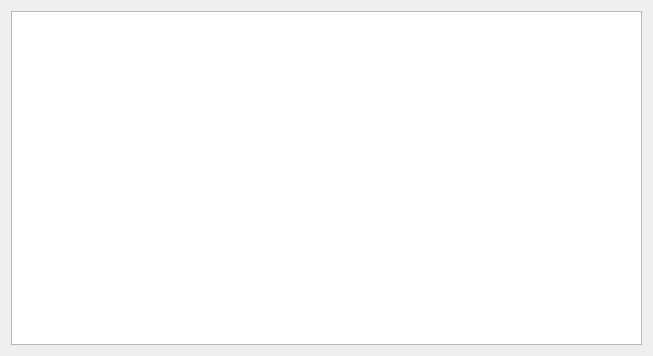
<?xml version="1.0" encoding="UTF-8"?>
<ui version="4.0">
 <class>ChangeUserDefineFile</class>
 <widget class="QWidget" name="ChangeUserDefineFile">
  <property name="geometry">
   <rect>
    <x>0</x>
    <y>0</y>
    <width>653</width>
    <height>356</height>
   </rect>
  </property>
  <property name="windowTitle">
   <string>用户自定义替换语法</string>
  </property>
  <layout class="QHBoxLayout" name="horizontalLayout">
   <item>
    <widget class="QPlainTextEdit" name="UserDefineText"/>
   </item>
  </layout>
 </widget>
 <resources/>
 <connections/>
</ui>
